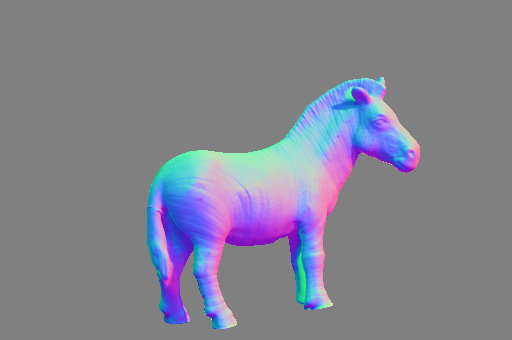
%> input picture Extra/horse_norm3.png, 512 x 340 px
$ octave getUnitMapping.m   (GNU Octave 9; MATLAB toolbox functions it lacks are replaced by stand-ins)
%> lines starting %> are read from the running program, lines starting %| are printed output that depends on the picture; in (x1, y1, x2, y2) boxes, pixels count from 0 and x2, y2 are one past the last pixel; in counts of white or black regions, pixels touching at a corner belong together; the program's own positions count from 1
### Extra/getBumpMapping.m
function newImg=getBumpMapping(path)
%> called with path = 'horse_norm3.png'
%将图像的法线恢复到[-1,1]的double空间

normalImg=imread(path);
%> normalImg is the input picture: size 340x512x3 uint8; mean R, G, B 130.4, 130.7, 143.6
normalImg=im2double(normalImg);
%> normalImg: size 340x512x3 double

newImg=(normalImg-0.5).*2;

newImg=toUnitVector(newImg);

% imshow(newImg);

end

### Extra/toUnitVector.m
function ret=toUnitVector(inp)
% 返回重整的单位向量矩阵

ret=inp;
scales=sqrt(ret(:,:,1).^2+ret(:,:,2).^2+ret(:,:,3).^2);
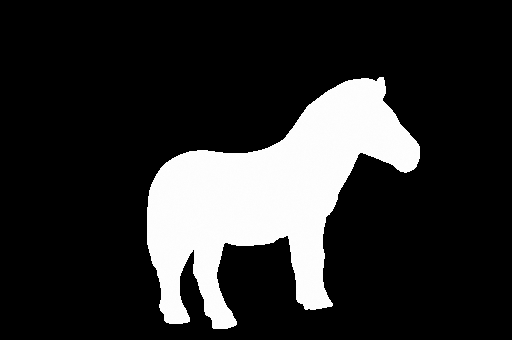
%> scales: size 340x512 double; min 0.00679, max 1.01, mean 0.183; drawn with min black and max white
ret(:,:,1)=ret(:,:,1)./scales;
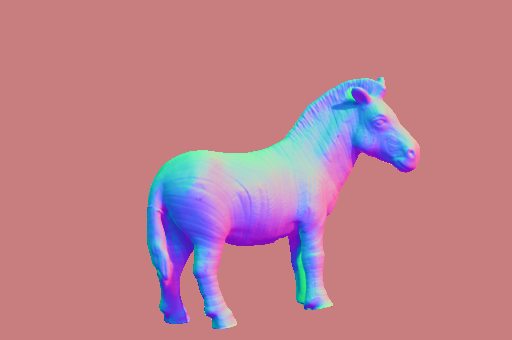
%> ret: size 340x512x3 double; mean R, G, B 0.494, 0.025, 0.127; drawn with min black and max white
ret(:,:,2)=ret(:,:,2)./scales;
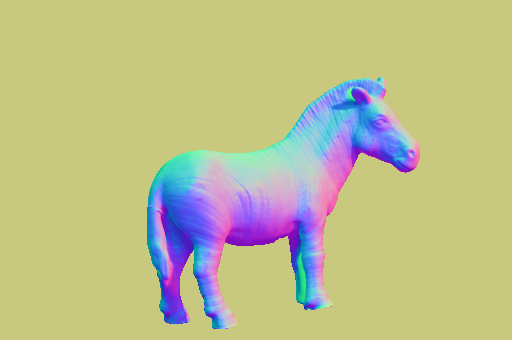
%> ret: size 340x512x3 double; mean R, G, B 0.494, 0.496, 0.127; drawn with min black and max white
ret(:,:,3)=ret(:,:,3)./scales;
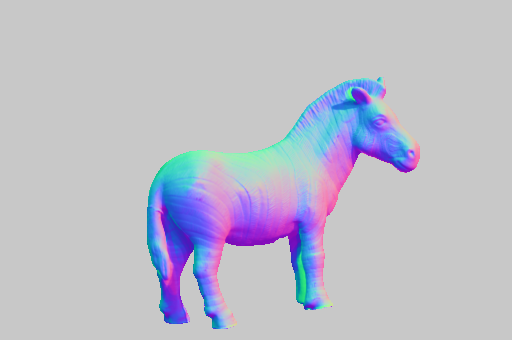
%> ret: size 340x512x3 double; mean R, G, B 0.494, 0.496, 0.598; drawn with min black and max white
end

### Extra/toNormalImg.m
function ret=toNormalImg(normals)
% 将[-1,1]的法线图转为[0,1]的普通图

ret=toUnitVector(normals);
%> in toUnitVector (call 2), `ret(:,:,1)=ret(:,:,1)./scales;`: ret: size 340x512x3 double; 5.23% of pixels changed, all inside (x1, y1, x2, y2) = (147, 77, 420, 329)
%> in toUnitVector (call 2), `ret(:,:,2)=ret(:,:,2)./scales;`: ret: size 340x512x3 double; mean R, G, B 0.494, 0.496, 0.598; mean of the top-left, top-right, bottom-left and bottom-right quarters 0.573, 0.53, 0.479, 0.536

ret=(ret(:,:,:)./2+0.5);

% imshow(ret);
end

### Extra/getUnitMapping.m
%得到单位向量组成的法线
path='horse_norm3.png';
normals=getBumpMapping(path);
normals=toNormalImg(normals);
% imshow(ret);
path=['Unit_',path];
imwrite(normals,path);
